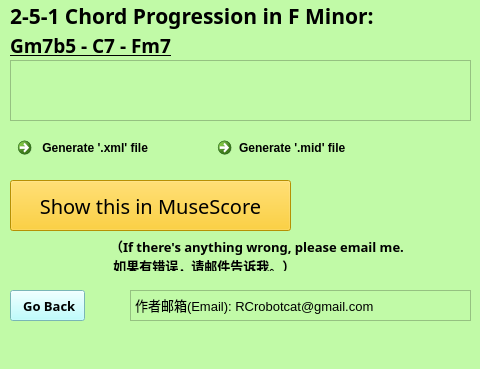
<?xml version="1.0" encoding="UTF-8"?>
<ui version="4.0">
 <class>FMin</class>
 <widget class="QMainWindow" name="FMin">
  <property name="geometry">
   <rect>
    <x>0</x>
    <y>0</y>
    <width>480</width>
    <height>369</height>
   </rect>
  </property>
  <property name="windowTitle">
   <string>MainWindow</string>
  </property>
  <property name="styleSheet">
   <string notr="true">background-color: rgb(193, 250, 167)</string>
  </property>
  <widget class="QWidget" name="centralwidget">
   <widget class="QLabel" name="label">
    <property name="geometry">
     <rect>
      <x>110</x>
      <y>240</y>
      <width>361</width>
      <height>31</height>
     </rect>
    </property>
    <property name="font">
     <font>
      <family>新宋体</family>
      <pointsize>10</pointsize>
      <bold>true</bold>
     </font>
    </property>
    <property name="text">
     <string>（If there's anything wrong, please email me.
 如果有错误，请邮件告诉我。）</string>
    </property>
   </widget>
   <widget class="QCommandLinkButton" name="generate_mid">
    <property name="geometry">
     <rect>
      <x>210</x>
      <y>130</y>
      <width>181</width>
      <height>41</height>
     </rect>
    </property>
    <property name="styleSheet">
     <string notr="true">QCommandLinkButton
{
    /*背景颜色*/  
    background-color: rgb(211, 207, 255);   
    color:black;
      
}
QCommandLinkButton:pressed
{
    
    /*按下时字向右移动4像素*/  
    padding-left:4px;
    /*按下时字向下移动4像素*/  
    padding-top:4px;
}</string>
    </property>
    <property name="text">
     <string>Generate '.mid' file</string>
    </property>
   </widget>
   <widget class="QLabel" name="major_keys">
    <property name="geometry">
     <rect>
      <x>10</x>
      <y>0</y>
      <width>381</width>
      <height>31</height>
     </rect>
    </property>
    <property name="font">
     <font>
      <family>Baskerville Old Face</family>
      <pointsize>16</pointsize>
      <italic>false</italic>
      <bold>true</bold>
      <underline>false</underline>
     </font>
    </property>
    <property name="text">
     <string>2-5-1 Chord Progression in F Minor: </string>
    </property>
   </widget>
   <widget class="QPushButton" name="BackButton">
    <property name="geometry">
     <rect>
      <x>10</x>
      <y>290</y>
      <width>75</width>
      <height>31</height>
     </rect>
    </property>
    <property name="font">
     <font>
      <family>Microsoft JhengHei</family>
      <pointsize>10</pointsize>
      <bold>true</bold>
     </font>
    </property>
    <property name="styleSheet">
     <string notr="true">QPushButton
{
    /*背景颜色*/  
    background-color: rgb(170, 255, 255);   
    color:black;
      
}
QPushButton:pressed
{
    
    /*按下时字向右移动4像素*/  
    padding-left:4px;
    /*按下时字向下移动4像素*/  
    padding-top:4px;
}</string>
    </property>
    <property name="text">
     <string> Go Back</string>
    </property>
   </widget>
   <widget class="QPushButton" name="showInMuseScore">
    <property name="geometry">
     <rect>
      <x>10</x>
      <y>180</y>
      <width>281</width>
      <height>51</height>
     </rect>
    </property>
    <property name="font">
     <font>
      <family>Eras Bold ITC</family>
      <pointsize>15</pointsize>
     </font>
    </property>
    <property name="styleSheet">
     <string notr="true">QPushButton
{
    /*背景颜色*/  
    background-color: rgb(255, 201, 6);   
    color:black;
      
}
QPushButton:pressed
{
    
    /*按下时字向右移动4像素*/  
    padding-left:4px;
    /*按下时字向下移动4像素*/  
    padding-top:4px;
}</string>
    </property>
    <property name="text">
     <string>Show this in MuseScore</string>
    </property>
   </widget>
   <widget class="QLabel" name="major_keys_2">
    <property name="geometry">
     <rect>
      <x>10</x>
      <y>30</y>
      <width>381</width>
      <height>31</height>
     </rect>
    </property>
    <property name="font">
     <font>
      <family>Ink Free</family>
      <pointsize>14</pointsize>
      <italic>false</italic>
      <bold>true</bold>
      <underline>true</underline>
     </font>
    </property>
    <property name="text">
     <string>Gm7b5 - C7 - Fm7</string>
    </property>
   </widget>
   <widget class="QTextBrowser" name="textBrowser">
    <property name="geometry">
     <rect>
      <x>130</x>
      <y>290</y>
      <width>341</width>
      <height>31</height>
     </rect>
    </property>
    <property name="html">
     <string>&lt;!DOCTYPE HTML PUBLIC &quot;-//W3C//DTD HTML 4.0//EN&quot; &quot;http://www.w3.org/TR/REC-html40/strict.dtd&quot;&gt;
&lt;html&gt;&lt;head&gt;&lt;meta name=&quot;qrichtext&quot; content=&quot;1&quot; /&gt;&lt;meta charset=&quot;utf-8&quot; /&gt;&lt;style type=&quot;text/css&quot;&gt;
p, li { white-space: pre-wrap; }
hr { height: 1px; border-width: 0; }
li.unchecked::marker { content: &quot;\2610&quot;; }
li.checked::marker { content: &quot;\2612&quot;; }
&lt;/style&gt;&lt;/head&gt;&lt;body style=&quot; font-family:'Microsoft YaHei UI'; font-size:9pt; font-weight:400; font-style:normal;&quot;&gt;
&lt;p style=&quot; margin-top:0px; margin-bottom:0px; margin-left:0px; margin-right:0px; -qt-block-indent:0; text-indent:0px;&quot;&gt;&lt;span style=&quot; font-size:10pt;&quot;&gt;作者邮箱(Email): RCrobotcat@gmail.com&lt;/span&gt;&lt;/p&gt;&lt;/body&gt;&lt;/html&gt;</string>
    </property>
   </widget>
   <widget class="QCommandLinkButton" name="generate_xml">
    <property name="geometry">
     <rect>
      <x>10</x>
      <y>130</y>
      <width>181</width>
      <height>41</height>
     </rect>
    </property>
    <property name="styleSheet">
     <string notr="true">QCommandLinkButton
{
    /*背景颜色*/  
    background-color: rgb(211, 207, 255);   
    color:black;
      
}
QCommandLinkButton:pressed
{
    
    /*按下时字向右移动4像素*/  
    padding-left:4px;
    /*按下时字向下移动4像素*/  
    padding-top:4px;
}</string>
    </property>
    <property name="text">
     <string> Generate '.xml' file</string>
    </property>
   </widget>
   <widget class="QListView" name="listView">
    <property name="geometry">
     <rect>
      <x>10</x>
      <y>60</y>
      <width>461</width>
      <height>61</height>
     </rect>
    </property>
    <property name="styleSheet">
     <string notr="true">border-image: url(:/Fminor.png);</string>
    </property>
   </widget>
  </widget>
  <widget class="QMenuBar" name="menubar">
   <property name="geometry">
    <rect>
     <x>0</x>
     <y>0</y>
     <width>480</width>
     <height>22</height>
    </rect>
   </property>
  </widget>
  <widget class="QStatusBar" name="statusbar"/>
 </widget>
 <resources>
  <include location="251pic/Fmin.qrc"/>
 </resources>
 <connections/>
</ui>
